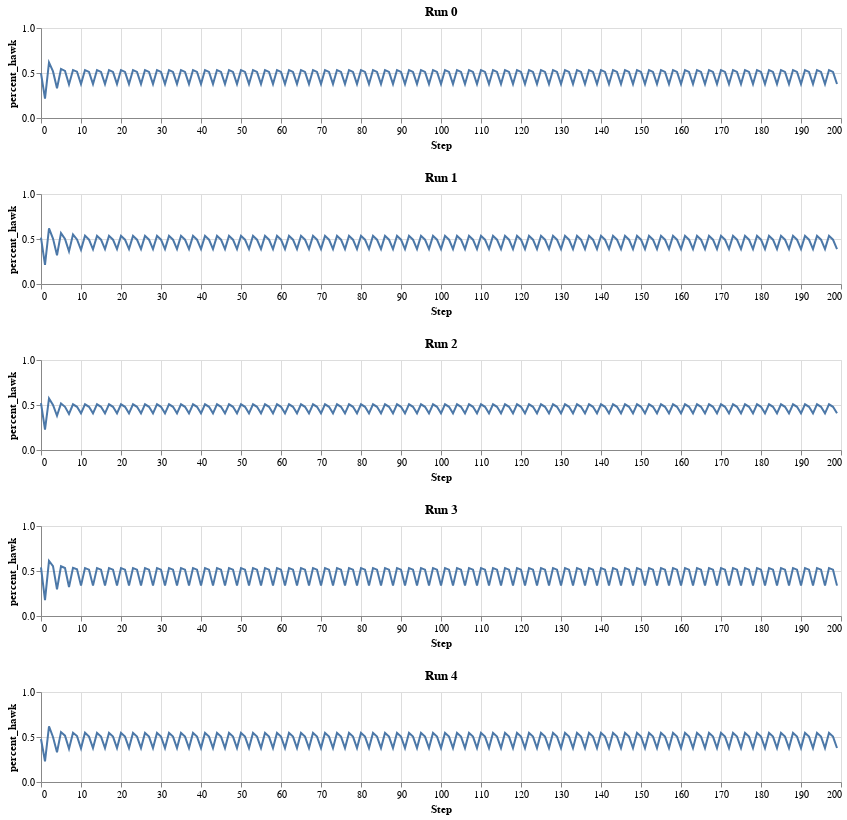

Here is the notebook cell this chart was saved with:
### Code cell
# create and display charts for each run - should be about the same, since same starting conditions

# this stabilizes quickly, so only display first 200 rounds

charts = []

total_runs = len(run_df.RunId.unique())

for i in range(total_runs):
    run_i = run_df[(run_df.RunId == i) & (run_df.Step < 200)]
    run_chart = alt.Chart(run_i).mark_line().encode(
        x='Step',
        y=alt.Y('percent_hawk', scale=alt.Scale(domain=[0, 1.0]))
        # color='agent_risk_level:N',
    ).properties(
        title=f'Run {i}',
        width=800,
        height=90
    )
    charts.append(run_chart)

combined_chart = None
for c in charts:
    if combined_chart is None:
        combined_chart = c
    else:
        combined_chart = alt.vconcat(combined_chart, c)

combined_chart

### Figure 1 — Vega-Lite specification as saved in the notebook (floating-point values rounded to 4 significant figures; data arrays with more than 128 entries replaced by an {"elided": "..."} marker saying what was removed)
{"config": {"view": {"continuousWidth": 300, "continuousHeight": 300}}, "vconcat": [{"vconcat": [{"vconcat": [{"vconcat": [{"data": {"name": "data-828e49ed5a0a2a980cdda96d685a70e0"}, "mark": {"type": "line"}, "encoding": {"x": {"field": "Step", "type": "quantitative"}, "y": {"field": "percent_hawk", "scale": {"domain": [0, 1.0]}, "type": "quantitative"}}, "height": 90, "title": "Run 0", "width": 800}, {"data": {"name": "data-6fe9e853d8cdde11f40965d19536215e"}, "mark": {"type": "line"}, "encoding": {"x": {"field": "Step", "type": "quantitative"}, "y": {"field": "percent_hawk", "scale": {"domain": [0, 1.0]}, "type": "quantitative"}}, "height": 90, "title": "Run 1", "width": 800}]}, {"data": {"name": "data-61db7cc6808f8da38f0c6a13c6de0b8a"}, "mark": {"type": "line"}, "encoding": {"x": {"field": "Step", "type": "quantitative"}, "y": {"field": "percent_hawk", "scale": {"domain": [0, 1.0]}, "type": "quantitative"}}, "height": 90, "title": "Run 2", "width": 800}]}, {"data": {"name": "data-bee5a46a921be0717d97225b5979e97d"}, "mark": {"type": "line"}, "encoding": {"x": {"field": "Step", "type": "quantitative"}, "y": {"field": "percent_hawk", "scale": {"domain": [0, 1.0]}, "type": "quantitative"}}, "height": 90, "title": "Run 3", "width": 800}]}, {"data": {"name": "data-629de6df671612843bd543a13844be25"}, "mark": {"type": "line"}, "encoding": {"x": {"field": "Step", "type": "quantitative"}, "y": {"field": "percent_hawk", "scale": {"domain": [0, 1.0]}, "type": "quantitative"}}, "height": 90, "title": "Run 4", "width": 800}], "$schema": "https://vega.github.io/schema/vega-lite/v5.14.1.json", "datasets": {"data-828e49ed5a0a2a980cdda96d685a70e0": {"elided": "200 records"}, "data-6fe9e853d8cdde11f40965d19536215e": {"elided": "200 records"}, "data-61db7cc6808f8da38f0c6a13c6de0b8a": {"elided": "200 records"}, "data-bee5a46a921be0717d97225b5979e97d": {"elided": "200 records"}, "data-629de6df671612843bd543a13844be25": {"elided": "200 records"}}}
